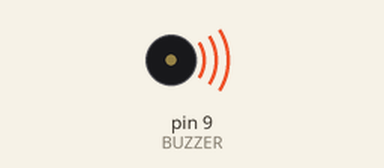
Bench run of a sketch on a simulated Arduino Uno, built with avr-gcc and run on an emulated ATmega328P. On the bench: buzzer (waves = sounding).

Above: at 0.2 s.
Timing chart, 0 to 3.0 s (numbered marks = the images above):
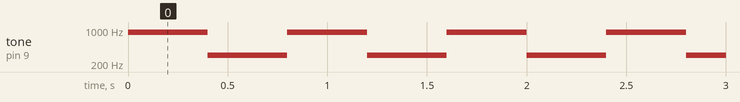

Measured:
- by itself, tone on pin 9 (BUZZER): alternates 900 Hz for 0.40 s and 300 Hz for 0.40 s

The sketch:

tonos.ino
```cpp
/*
  Tonos
  Jueves 1 de octubre 2020

  Lucas Martín Treser - Automatismos Mar del Plata
  https://www.automatismos-mdq.com.ar/

  Simulación en:
   https://www.tinkercad.com/things/87k5AZ4bnI9

*/

const int BUZZER = 9;

void setup() {

  pinMode(BUZZER, OUTPUT);

}

void loop() {

  // pin, frecuencia
  tone(BUZZER, 900);
  delay(400);
  tone(BUZZER, 300);
  delay(400);

}
```
